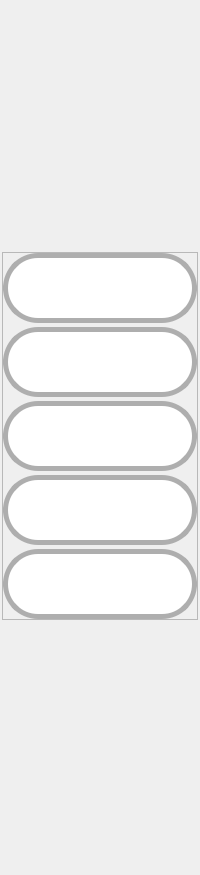
            <widget class="QWidget" name="orders_properties_panel">
             <property name="styleSheet">
              <string notr="true"/>
             </property>
             <layout class="QVBoxLayout" name="verticalLayout_28">
              <property name="spacing">
               <number>2</number>
              </property>
              <property name="leftMargin">
               <number>2</number>
              </property>
              <property name="topMargin">
               <number>2</number>
              </property>
              <property name="rightMargin">
               <number>2</number>
              </property>
              <property name="bottomMargin">
               <number>2</number>
              </property>
              <item>
               <spacer name="verticalSpacer_7">
                <property name="orientation">
                 <enum>Qt::Vertical</enum>
                </property>
                <property name="sizeType">
                 <enum>QSizePolicy::Minimum</enum>
                </property>
                <property name="sizeHint" stdset="0">
                 <size>
                  <width>20</width>
                  <height>250</height>
                 </size>
                </property>
               </spacer>
              </item>
              <item>
               <widget class="QFrame" name="frame_17">
                <property name="autoFillBackground">
                 <bool>false</bool>
                </property>
                <property name="frameShape">
                 <enum>QFrame::StyledPanel</enum>
                </property>
                <property name="frameShadow">
                 <enum>QFrame::Raised</enum>
                </property>
                <layout class="QVBoxLayout" name="verticalLayout_9">
                 <property name="spacing">
                  <number>4</number>
                 </property>
                 <property name="leftMargin">
                  <number>0</number>
                 </property>
                 <property name="topMargin">
                  <number>0</number>
                 </property>
                 <property name="rightMargin">
                  <number>0</number>
                 </property>
                 <property name="bottomMargin">
                  <number>0</number>
                 </property>
                 <item>
                  <widget class="QPushButton" name="order_add_btn2">
                   <property name="minimumSize">
                    <size>
                     <width>70</width>
                     <height>70</height>
                    </size>
                   </property>
                   <property name="toolTip">
                    <string>Add order</string>
                   </property>
                   <property name="styleSheet">
                    <string notr="true">QPushButton{
	border-style: solid;	
	border-width: 5px;
	border-radius:35px;
	border-color: rgb(174, 174, 174);

	padding: 10px;
	
		background-color: rgb(255, 255, 255);

	image: url(:/icons/icons/plus.svg);
	
}


QPushButton:hover{
	border-style:  solid;
	border-color: rgb(174, 174, 174);
	border-width: 5px;
	border-radius: 35px;
	padding: 10px;
	
	image: url(:/icons/icons/plus2.svg);
}
QPushButton:pressed{
	
	border-style:  solid;
	border-width: 5px;
	border-radius: 35px;
	padding: 10px;
	background-color: rgb(100, 100, 100);
	image: url(:/icons/icons/plus2.svg);
}
QPushButton:disabled{
	border-style:  solid;
	border-color: rgb(174, 174, 174);
	border-width: 5px;
	border-radius: 35px;
	padding: 10px;
	padding: 10px;
	background-color: rgb(142,142,142);
}</string>
                   </property>
                   <property name="text">
                    <string/>
                   </property>
                   <property name="iconSize">
                    <size>
                     <width>40</width>
                     <height>40</height>
                    </size>
                   </property>
                  </widget>
                 </item>
                 <item>
                  <widget class="QPushButton" name="order_remove_btn">
                   <property name="minimumSize">
                    <size>
                     <width>70</width>
                     <height>70</height>
                    </size>
                   </property>
                   <property name="toolTip">
                    <string>Remove order</string>
                   </property>
                   <property name="styleSheet">
                    <string notr="true">QPushButton{
	border-style: solid;	
	border-width: 5px;
	border-radius:35px;
	border-color: rgb(174, 174, 174);

	padding: 10px;
	
		background-color: rgb(255, 255, 255);

	image:url(:/icons/icons/minus-sign.svg);
	
}


QPushButton:hover{
	border-style:  solid;
	border-color: rgb(174, 174, 174);
	border-width: 5px;
	border-radius: 35px;
	padding: 10px;
	
	image: url(:/icons/icons/minus-sign2.svg);
}
QPushButton:pressed{
	
	border-style:  solid;
	border-width: 5px;
	border-radius: 35px;
	padding: 10px;
	background-color: rgb(100, 100, 100);
	image: url(:/icons/icons/minus-sign2.svg);
}

QPushButton:disabled{
	border-style:  solid;
	border-color: rgb(174, 174, 174);
	border-width: 5px;
	border-radius: 35px;
	padding: 10px;
	padding: 10px;
	background-color: rgb(142,142,142);
}
</string>
                   </property>
                   <property name="text">
                    <string/>
                   </property>
                   <property name="iconSize">
                    <size>
                     <width>40</width>
                     <height>40</height>
                    </size>
                   </property>
                  </widget>
                 </item>
                 <item>
                  <widget class="QPushButton" name="order_search_btn">
                   <property name="minimumSize">
                    <size>
                     <width>70</width>
                     <height>70</height>
                    </size>
                   </property>
                   <property name="toolTip">
                    <string>Search date</string>
                   </property>
                   <property name="styleSheet">
                    <string notr="true">QPushButton{
	border-style: solid;	
	border-width: 5px;
	border-radius:35px;
	border-color: rgb(174, 174, 174);

	padding: 10px;
	
	background-color: rgb(255, 255, 255);

	image: url(:/icons/icons/loupe1.svg);
	
}


QPushButton:hover{
	border-style:  solid;
	border-color: rgb(174, 174, 174);
	border-width: 5px;
	border-radius: 35px;
	padding: 10px;
	
	image: url(:/icons/icons/loupe2.svg);
}
QPushButton:pressed{
	
	border-style:  solid;
	border-width: 5px;
	border-radius: 35px;
	padding: 10px;
	background-color: rgb(100, 100, 100);
	image: url(:/icons/icons/loupe2.svg);
}
QPushButton:disabled{
	border-style:  solid;
	border-color: rgb(174, 174, 174);
	border-width: 5px;
	border-radius: 35px;
	padding: 10px;
	padding: 10px;
	background-color: rgb(142,142,142);
}</string>
                   </property>
                   <property name="text">
                    <string/>
                   </property>
                  </widget>
                 </item>
                 <item>
                  <widget class="QPushButton" name="order_show_btn">
                   <property name="minimumSize">
                    <size>
                     <width>70</width>
                     <height>70</height>
                    </size>
                   </property>
                   <property name="styleSheet">
                    <string notr="true">QPushButton{
	border-style: solid;	
	border-width: 5px;
	border-radius:35px;
	border-color: rgb(174, 174, 174);

	padding: 10px;
	
	background-color: rgb(255, 255, 255);

	image: url(:/icons/icons/loupe1.svg);
	
}


QPushButton:hover{
	border-style:  solid;
	border-color: rgb(174, 174, 174);
	border-width: 5px;
	border-radius: 35px;
	padding: 10px;
	
	image: url(:/icons/icons/loupe2.svg);
}
QPushButton:pressed{
	
	border-style:  solid;
	border-width: 5px;
	border-radius: 35px;
	padding: 10px;
	background-color: rgb(100, 100, 100);
	image: url(:/icons/icons/loupe2.svg);
}
QPushButton:disabled{
	border-style:  solid;
	border-color: rgb(174, 174, 174);
	border-width: 5px;
	border-radius: 35px;
	padding: 10px;
	padding: 10px;
	background-color: rgb(142,142,142);
}</string>
                   </property>
                   <property name="text">
                    <string/>
                   </property>
                  </widget>
                 </item>
                 <item>
                  <widget class="QPushButton" name="order_export_btn">
                   <property name="minimumSize">
                    <size>
                     <width>70</width>
                     <height>70</height>
                    </size>
                   </property>
                   <property name="toolTip">
                    <string>Export</string>
                   </property>
                   <property name="styleSheet">
                    <string notr="true">QPushButton{
	border-style: solid;	
	border-width: 5px;
	border-radius:35px;
	border-color: rgb(174, 174, 174);

	padding: 10px;
	
	background-color: rgb(255, 255, 255);

	image: url(:/icons/icons/export.svg)
	
}


QPushButton:hover{
	border-style:  solid;
	border-color: rgb(174, 174, 174);
	border-width: 4px;
	border-radius: 35px;
	padding: 7px;
	
	image: url(:/icons/icons/export2.svg);
}
QPushButton:pressed{
	
	border-style:  solid;
	border-width: 5px;
	border-radius: 35px;
	padding: 7px;
	background-color: rgb(100, 100, 100);
	image: url(:/icons/icons/export2.svg);
}

QPushButton:disabled{
	border-style:  solid;
	border-color: rgb(174, 174, 174);
	border-width: 5px;
	border-radius: 35px;
	padding: 10px;
	padding: 10px;
	background-color: rgb(142,142,142);
}</string>
                   </property>
                   <property name="text">
                    <string/>
                   </property>
                   <property name="iconSize">
                    <size>
                     <width>40</width>
                     <height>40</height>
                    </size>
                   </property>
                  </widget>
                 </item>
                </layout>
               </widget>
              </item>
              <item>
               <spacer name="verticalSpacer_5">
                <property name="orientation">
                 <enum>Qt::Vertical</enum>
                </property>
                <property name="sizeHint" stdset="0">
                 <size>
                  <width>20</width>
                  <height>253</height>
                 </size>
                </property>
               </spacer>
              </item>
             </layout>
            </widget>
